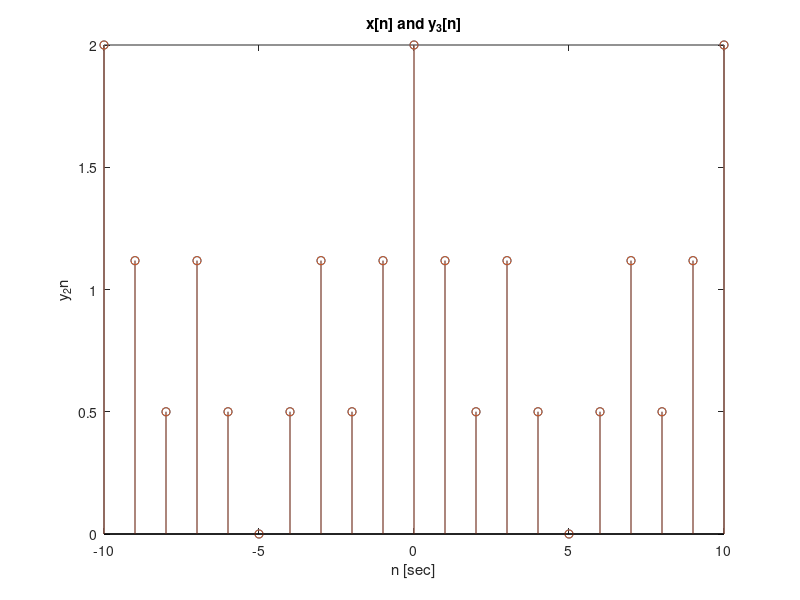

This figure's MATLAB source: (Note: this script raises an error after producing the figure.)
%e
w = linspace(-pi,pi,2*10000+1);
n = -10:10;
xn = cos((2.*pi./5).*n) + cos(((pi)./5).*n);
yn2 = cos((2.*pi./5).*n) + cos(((pi)./5).*n);
yn3 = cos(((pi)./5).*n);
yn4 = cos(((pi)./5).*n);
yn6 = 0;
%h2
stem(n,abs(yn2));
hold on
stem(n, abs(xn));
hold off
title('x[n] and y_3[n]')
xlabel('n [sec]');
ylabel('y_2n');

%h3
stem(n,abs(yn3),n, abs(xn));
hold on;
plot(n, abs(xn));
hold off;
title('x[n] and y_3[n]')
xlabel('n [sec]');
ylabel('y_3n');

%h4
title('x[n] and y4[n]')
xlabel('n [sec]');
ylabel('y_4n');
%h6
stem(n,abs(yn6));
hold on;
plot(n, abs(xn));
hold off;
title('x[n] and y_6[n]')
xlabel('n [sec]');
ylabel('y_6n');
